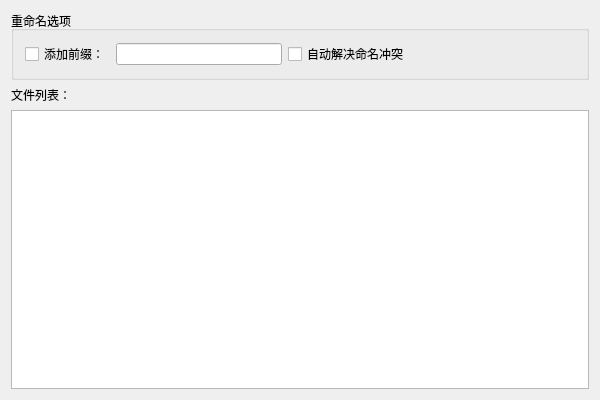
<?xml version="1.0" encoding="UTF-8"?>
<ui version="4.0">
 <class>MainWidgetClass</class>
 <widget class="QWidget" name="MainWidgetClass">
  <property name="geometry">
   <rect>
    <x>0</x>
    <y>0</y>
    <width>600</width>
    <height>400</height>
   </rect>
  </property>
  <property name="windowTitle">
   <string>MainWidget</string>
  </property>
  <layout class="QVBoxLayout" name="verticalLayout">
   <item>
    <widget class="QGroupBox" name="groupBox">
     <property name="title">
      <string>重命名选项</string>
     </property>
     <layout class="QHBoxLayout" name="horizontalLayout">
      <item>
       <widget class="QCheckBox" name="addPrefixCheck">
        <property name="text">
         <string>添加前缀：</string>
        </property>
       </widget>
      </item>
      <item>
       <widget class="QLineEdit" name="prefixEdit"/>
      </item>
      <item>
       <widget class="QCheckBox" name="autoResoveConflictCheck">
        <property name="text">
         <string>自动解决命名冲突</string>
        </property>
       </widget>
      </item>
      <item>
       <spacer name="horizontalSpacer">
        <property name="orientation">
         <enum>Qt::Horizontal</enum>
        </property>
        <property name="sizeHint" stdset="0">
         <size>
          <width>40</width>
          <height>20</height>
         </size>
        </property>
       </spacer>
      </item>
     </layout>
    </widget>
   </item>
   <item>
    <widget class="QLabel" name="label">
     <property name="text">
      <string>文件列表：</string>
     </property>
    </widget>
   </item>
   <item>
    <widget class="QTableView" name="tableView"/>
   </item>
  </layout>
 </widget>
 <layoutdefault spacing="6" margin="11"/>
 <resources/>
 <connections>
  <connection>
   <sender>addPrefixCheck</sender>
   <signal>clicked(bool)</signal>
   <receiver>prefixEdit</receiver>
   <slot>setEnabled(bool)</slot>
   <hints>
    <hint type="sourcelabel">
     <x>52</x>
     <y>40</y>
    </hint>
    <hint type="destinationlabel">
     <x>213</x>
     <y>40</y>
    </hint>
   </hints>
  </connection>
 </connections>
</ui>
